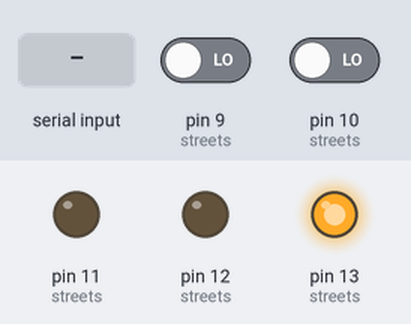
A sketch run on a simulated Arduino Uno, built with avr-gcc and run on an emulated ATmega328P. Shown: output pins drawn as LEDs (lit = HIGH). Inputs (shaded band) come from the test bench; at power-on: pin 9 (streets) LOW, pin 10 (streets) LOW. What the sketch prints to the serial monitor is not drawn.

Above: at 1.2 s.
1.3 s: ",\n" received over Serial
At 2.4 s:
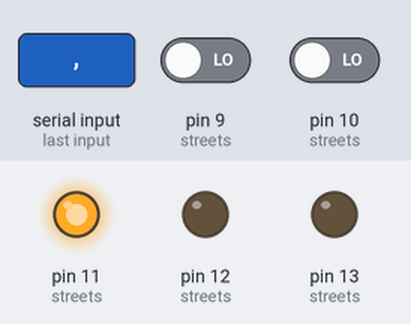
2.9 s: pin 9 (streets) driven HIGH
4.8 s: "90,45\n" received over Serial
6.3 s: "5\n" received over Serial
Timing chart, 0 to 8.8 s (numbered marks = the images above; inputs shaded):
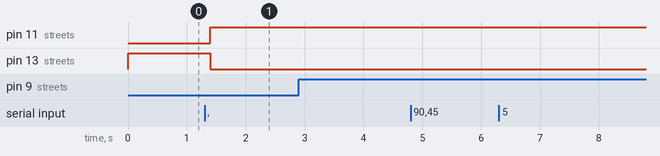

Measured:
- after the input at 1.3 s, pin 11 (streets): LOW → HIGH after 0.10 s; pin 13 (streets): HIGH → LOW after 0.10 s
- after the input at 2.9 s, every drawn part: stays the same
- after the input at 4.8 s, every drawn part: stays the same
- after the input at 6.3 s, every drawn part: stays the same

The sketch:

test_sem.ino
```cpp
typedef enum {
  GREEN,
  YELLOW,
  RED,
} status_t;

typedef struct {
  int id;
  status_t status;
  int pin_green;
  int pin_yellow;
  int pin_red;
  int pin_btn1;
  int pin_btn2;
} street_t;

void change_status(int street_id, status_t status);
void parse_cmd(String cmd, int *id, status_t *status);
void check_btn();

street_t streets[] = {
  {0, RED, 11, 12, 13, 10, 9},
};

void setup () {
  Serial.begin(9600);  // Avvia la comunicazione seriale a 9600 baud
  for (int i = 0; i < sizeof(streets) / sizeof(street_t); i++) {
    pinMode(streets[i].pin_green, OUTPUT);
    pinMode(streets[i].pin_yellow, OUTPUT);
    pinMode(streets[i].pin_red, OUTPUT);
    pinMode(streets[i].pin_btn1, INPUT);
    pinMode(streets[i].pin_btn2, INPUT);
    change_status(i, streets[i].status);
  }
}

void loop () {
  int     id;
  status_t  status;

  if (Serial.available() > 0) {
  String cmd = Serial.readStringUntil('\n');
    parse_cmd(cmd, &id, &status);
   change_status(id, status);
  }
  check_btn();
  delay(100);
}

/*
* Parse command "ID,STATUS\n"
*/
void parse_cmd(String cmd, int *id, status_t *status) {
  int commaIndex = cmd.indexOf(",");
  if (commaIndex == -1) {
    Serial.println("Errore: formato non valido");
    return;
  }

  String id_str = cmd.substring(0, commaIndex);
  String status_str = cmd.substring(commaIndex + 1, cmd.indexOf("\n"));

  *id = id_str.toInt();
  *status = (status_t)(status_str.toInt());
}

/*
* Cambia lo stato di una strada
*/
void change_status(int street_id, status_t status) {
  if (street_id < 0 || street_id >= sizeof(streets) / sizeof(street_t)) {
    Serial.println("Errore: id strada non valido");
    return;
  }

  street_t street = streets[street_id];

  switch (status) {
  case RED:
    digitalWrite(street.pin_green, LOW);
    digitalWrite(street.pin_yellow, LOW);
    digitalWrite(street.pin_red, HIGH);
    break;
  case YELLOW:
    digitalWrite(street.pin_green, LOW);
    digitalWrite(street.pin_yellow, HIGH);
    digitalWrite(street.pin_red, LOW);
    break;
  case GREEN:
    digitalWrite(street.pin_green, HIGH);
    digitalWrite(street.pin_yellow, LOW);
    digitalWrite(street.pin_red, LOW);
    break;
  default:
    Serial.println("Errore: stato non valido");
    return;
  }
  street.status = status;
}

void check_btn() {
  for (int i = 0; i < sizeof(streets) / sizeof(street_t); i++) {
    if (digitalRead(streets[i].pin_btn1) == HIGH) {
      Serial.print(i);
      Serial.println(",0\n");
    }
    if (digitalRead(streets[i].pin_btn2) == HIGH) {
      Serial.print(i);
      Serial.println(",1\n");
    }
  }
}
```
